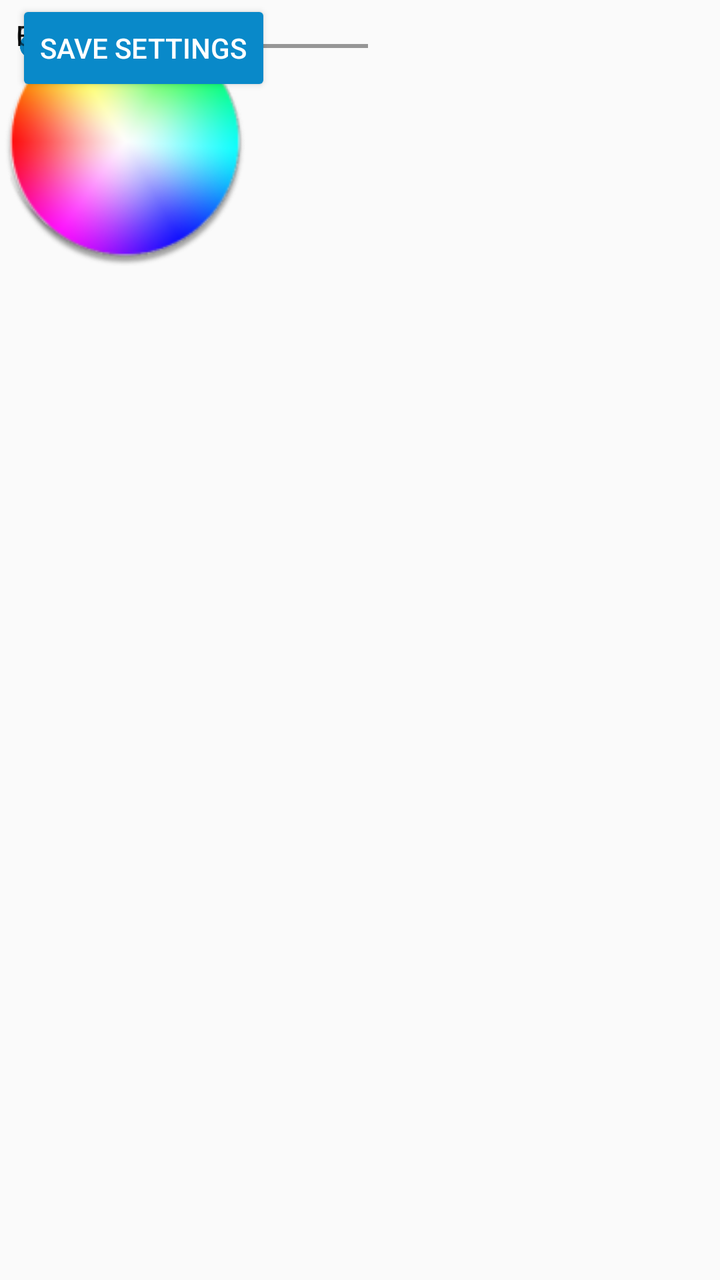
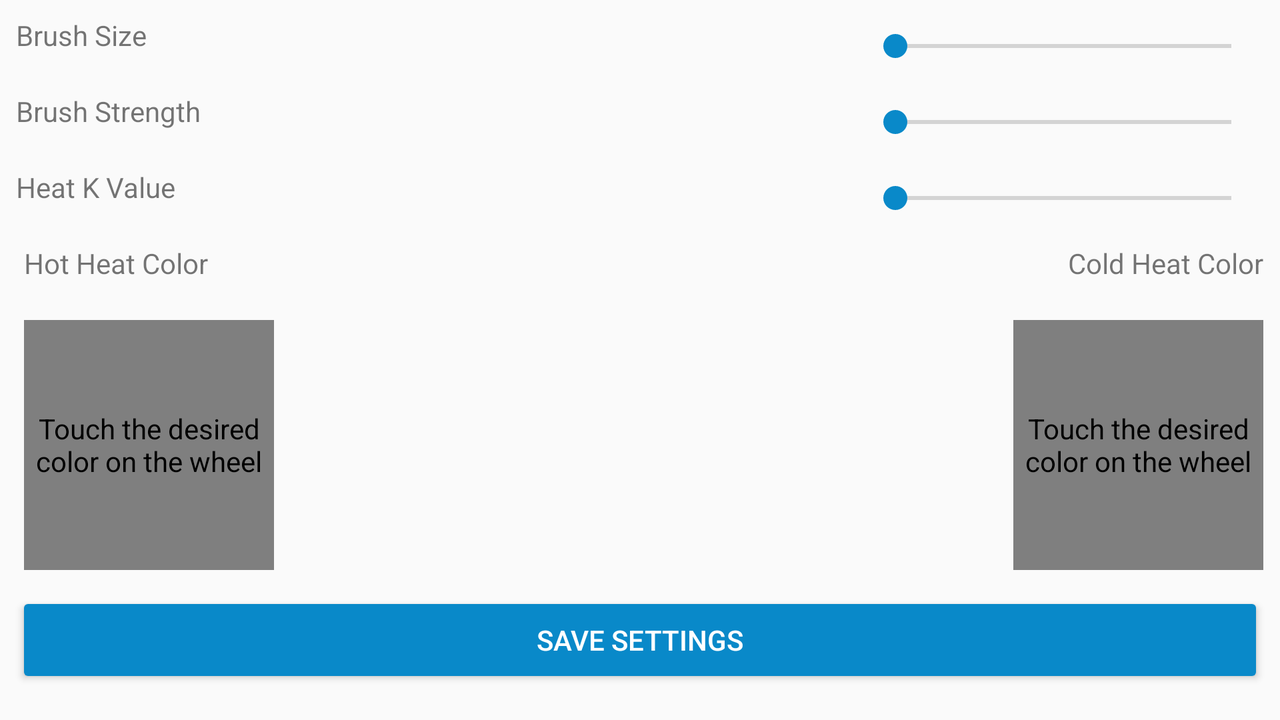

Compare how this app lays out the same screen by default and in its alternative resource folder. The renders come first, then the two layout files and the values they reference.
<!-- AndroidManifest.xml: application theme AppTheme -->
<!-- res/layout/activity_settings.xml -->
<?xml version="1.0" encoding="utf-8"?>
<androidx.coordinatorlayout.widget.CoordinatorLayout xmlns:android="http://schemas.android.com/apk/res/android"
    xmlns:app="http://schemas.android.com/apk/res-auto"
    xmlns:tools="http://schemas.android.com/tools"
    android:layout_width="match_parent"
    android:layout_height="match_parent"
    tools:context="com.example.john.heat.SettingsActivity">

    <TextView
        android:id="@+id/textViewBrSize"
        android:layout_width="wrap_content"
        android:layout_height="@dimen/settings_element_height"
        android:layout_marginStart="8dp"
        android:layout_marginTop="8dp"
        android:text="@string/brush_size"
        app:layout_constraintLeft_toLeftOf="parent"
        app:layout_constraintTop_toTopOf="parent" />

    <TextView
        android:id="@+id/textViewBrStrength"
        android:layout_width="wrap_content"
        android:layout_height="@dimen/settings_element_height"
        android:layout_marginStart="8dp"
        android:layout_marginTop="8dp"
        android:text="@string/brush_strength"
        app:layout_constraintLeft_toLeftOf="parent"
        app:layout_constraintTop_toBottomOf="@+id/textViewBrSize" />

    <SeekBar
        android:id="@+id/seekBarBrSize"
        style="@style/Widget.AppCompat.SeekBar"
        android:layout_width="@dimen/seek_bar_width"
        android:layout_height="@dimen/settings_element_height"
        android:layout_marginEnd="8dp"
        android:layout_marginTop="8dp"
        android:max="@integer/seekbar_max"
        app:layout_constraintRight_toRightOf="parent"
        app:layout_constraintTop_toTopOf="parent" />

    <SeekBar
        android:id="@+id/seekBarBrStrength"
        android:layout_width="@dimen/seek_bar_width"
        android:layout_height="@dimen/settings_element_height"
        android:layout_marginEnd="8dp"
        android:layout_marginTop="8dp"
        android:max="@integer/seekbar_max"
        app:layout_constraintRight_toRightOf="parent"
        app:layout_constraintTop_toBottomOf="@+id/seekBarBrSize" />

    <TextView
        android:id="@+id/textViewHeatK"
        android:layout_width="wrap_content"
        android:layout_height="@dimen/settings_element_height"
        android:layout_marginStart="8dp"
        android:layout_marginTop="8dp"
        android:text="@string/heat_ka"
        app:layout_constraintLeft_toLeftOf="parent"
        app:layout_constraintTop_toBottomOf="@+id/textViewBrStrength" />

    <SeekBar
        android:id="@+id/seekBarHeatK"
        android:layout_width="@dimen/seek_bar_width"
        android:layout_height="@dimen/settings_element_height"
        android:layout_marginEnd="8dp"
        android:layout_marginTop="8dp"
        android:max="@integer/seekbar_max"
        app:layout_constraintRight_toRightOf="parent"
        app:layout_constraintTop_toBottomOf="@+id/seekBarBrStrength" />

    <TextView
        android:id="@+id/textViewHot"
        android:layout_width="wrap_content"
        android:layout_height="@dimen/settings_element_height"
        android:layout_marginStart="8dp"
        android:layout_marginTop="8dp"
        android:text="@string/heat_hot"
        app:layout_constraintLeft_toLeftOf="parent"
        app:layout_constraintTop_toBottomOf="@+id/textViewHeatK" />

    <ImageView
        android:id="@+id/imageViewHot"
        android:layout_width="@dimen/settings_color_wheel"
        android:layout_height="@dimen/settings_color_wheel"
        android:layout_marginEnd="8dp"
        android:layout_marginTop="8dp"
        android:contentDescription="@string/color_wheel_description"
        app:layout_constraintRight_toRightOf="parent"
        app:layout_constraintTop_toBottomOf="@+id/seekBarHeatK"
        app:srcCompat="@mipmap/ic_color_wheel"
        tools:layout_editor_absoluteX="176dp" />

    <TextView
        android:id="@+id/textViewCold"
        android:layout_width="wrap_content"
        android:layout_height="@dimen/settings_element_height"
        android:layout_marginStart="8dp"
        android:layout_marginTop="8dp"
        android:text="@string/heat_cold"
        app:layout_constraintLeft_toLeftOf="parent"
        app:layout_constraintTop_toBottomOf="@+id/imageViewHot" />

    <ImageView
        android:id="@+id/imageViewCold"
        android:layout_width="@dimen/settings_color_wheel"
        android:layout_height="@dimen/settings_color_wheel"
        android:layout_marginEnd="8dp"
        android:layout_marginTop="8dp"
        android:contentDescription="@string/color_wheel_description"
        app:layout_constraintRight_toRightOf="parent"
        app:layout_constraintTop_toBottomOf="@+id/imageViewHot"
        app:srcCompat="@mipmap/ic_color_wheel" />

    <Button
        android:id="@+id/buttonSave"
        style="@style/Widget.AppCompat.Button.Colored"
        android:layout_width="wrap_content"
        android:layout_height="wrap_content"
        android:layout_marginBottom="8dp"
        android:layout_marginLeft="8dp"
        android:layout_marginRight="8dp"
        android:text="@string/button_save"
        app:layout_constraintBottom_toBottomOf="parent"
        app:layout_constraintLeft_toLeftOf="parent"
        app:layout_constraintRight_toRightOf="parent" />

</androidx.coordinatorlayout.widget.CoordinatorLayout>
<!-- resources referenced by this layout -->
<resources>
  <dimen name="seek_bar_width">200dp</dimen>
  <dimen name="settings_color_wheel">125dp</dimen>
  <dimen name="settings_element_height">30dp</dimen>
  <integer name="seekbar_max">1000</integer>
  <!-- mipmap ic_color_wheel: png bitmap (mipmap-hdpi, 11167 bytes) -->
  <string name="brush_size">Brush Size</string>
  <string name="brush_strength">Brush Strength</string>
  <string name="button_save">Save Settings</string>
  <string name="color_wheel_description">Touch the desired color on the wheel</string>
  <string name="heat_cold">Cold Heat Color</string>
  <string name="heat_hot">Hot Heat Color</string>
  <string name="heat_ka">Heat K Value</string>
  <style name="AppTheme" parent="Theme.AppCompat.Light.DarkActionBar">
          <item name="colorAccent">@color/colorAccent</item>
          <item name="colorPrimary">@color/colorPrimary</item>
          <item name="colorPrimaryDark">@color/colorPrimaryDark</item>
      </style>
  <color name="colorAccent">#0989c9</color>
  <color name="colorPrimary">#204dbe</color>
  <color name="colorPrimaryDark">#12348c</color>
</resources>
<!-- res/layout-land/activity_settings.xml (the repository's variant of the layout above) -->
<!-- drawn on the phone turned sideways -->
<?xml version="1.0" encoding="utf-8"?>
<TableLayout xmlns:android="http://schemas.android.com/apk/res/android"
    xmlns:app="http://schemas.android.com/apk/res-auto"
    xmlns:tools="http://schemas.android.com/tools"
    android:layout_width="match_parent"
    android:layout_height="match_parent"
    android:stretchColumns="0, 2"
    tools:context="com.example.john.heat.SettingsActivity">

    <TableRow android:layout_width="match_parent">

        <TextView
            android:id="@+id/textViewBrSize"
            android:layout_width="wrap_content"
            android:layout_height="@dimen/settings_element_height"
            android:layout_marginStart="8dp"
            android:layout_marginTop="8dp"
            android:text="@string/brush_size" />

        <SeekBar
            android:id="@+id/seekBarBrSize"
            style="@style/Widget.AppCompat.SeekBar"
            android:layout_width="match_parent"
            android:layout_height="@dimen/settings_element_height"
            android:layout_marginTop="8dp"
            android:layout_marginEnd="8dp" />

    </TableRow>


    <TableRow>

        <TextView
            android:id="@+id/textViewBrStrength"
            android:layout_width="wrap_content"
            android:layout_height="@dimen/settings_element_height"
            android:layout_marginStart="8dp"
            android:layout_marginTop="8dp"
            android:text="@string/brush_strength" />


        <SeekBar
            android:id="@+id/seekBarBrStrength"
            android:layout_width="@dimen/seek_bar_width"
            android:layout_height="@dimen/settings_element_height"
            android:layout_marginTop="8dp"
            android:layout_marginEnd="8dp" />
    </TableRow>


    <TableRow>

        <TextView
            android:id="@+id/textViewHeatK"
            android:layout_width="wrap_content"
            android:layout_height="@dimen/settings_element_height"
            android:layout_marginStart="8dp"
            android:layout_marginTop="8dp"
            android:text="@string/heat_ka" />

        <SeekBar
            android:id="@+id/seekBarHeatK"
            android:layout_width="@dimen/seek_bar_width"
            android:layout_height="@dimen/settings_element_height"
            android:layout_marginTop="8dp"
            android:layout_marginEnd="8dp" />
    </TableRow>


    <TableRow>

        <LinearLayout android:orientation="vertical">

            <TextView
                android:id="@+id/textViewHot"
                android:layout_width="wrap_content"
                android:layout_height="@dimen/settings_element_height"
                android:layout_marginStart="12dp"
                android:layout_marginTop="8dp"
                android:text="@string/heat_hot" />

            <com.example.john.heat.ColorWheelView
                android:id="@+id/imageViewHot"
                android:layout_width="@dimen/settings_color_wheel"
                android:layout_height="@dimen/settings_color_wheel"
                android:layout_marginStart="12dp"
                android:layout_marginTop="8dp"
                android:contentDescription="@string/color_wheel_description"
                app:srcCompat="@mipmap/ic_color_wheel" />
        </LinearLayout>


        <LinearLayout android:orientation="vertical">

            <TextView
                android:id="@+id/textViewCold"
                android:layout_width="match_parent"
                android:layout_height="@dimen/settings_element_height"
                android:layout_marginTop="8dp"
                android:layout_marginEnd="8dp"
                android:gravity="right"
                android:text="@string/heat_cold" />

            <com.example.john.heat.ColorWheelView
                android:id="@+id/imageViewCold"
                android:layout_width="@dimen/settings_color_wheel"
                android:layout_height="@dimen/settings_color_wheel"
                android:layout_gravity="right"
                android:layout_marginTop="8dp"
                android:layout_marginEnd="8dp"
                android:contentDescription="@string/color_wheel_description"
                app:srcCompat="@mipmap/ic_color_wheel" />
        </LinearLayout>
    </TableRow>


    <LinearLayout android:layout_height="match_parent">

        <Button
            android:id="@+id/buttonSave"
            style="@style/Widget.AppCompat.Button.Colored"
            android:layout_width="match_parent"
            android:layout_height="wrap_content"
            android:layout_gravity="bottom"
            android:layout_marginLeft="8dp"
            android:layout_marginRight="8dp"
            android:layout_marginBottom="8dp"
            android:text="@string/button_save" />
    </LinearLayout>


</TableLayout>
<!-- resources referenced by the variant -->
<!-- as the phone turned sideways resolves them -->
<resources>
  <dimen name="seek_bar_width">200dp</dimen>
  <dimen name="settings_color_wheel">125dp</dimen>
  <dimen name="settings_element_height">30dp</dimen>
  <!-- mipmap ic_color_wheel: png bitmap (mipmap-hdpi, 11167 bytes) -->
  <string name="brush_size">Brush Size</string>
  <string name="brush_strength">Brush Strength</string>
  <string name="button_save">Save Settings</string>
  <string name="color_wheel_description">Touch the desired color on the wheel</string>
  <string name="heat_cold">Cold Heat Color</string>
  <string name="heat_hot">Hot Heat Color</string>
  <string name="heat_ka">Heat K Value</string>
  <style name="AppTheme" parent="Theme.AppCompat.Light.DarkActionBar">
          <item name="colorAccent">@color/colorAccent</item>
          <item name="colorPrimary">@color/colorPrimary</item>
          <item name="colorPrimaryDark">@color/colorPrimaryDark</item>
      </style>
  <color name="colorAccent">#0989c9</color>
  <color name="colorPrimary">#204dbe</color>
  <color name="colorPrimaryDark">#12348c</color>
</resources>
